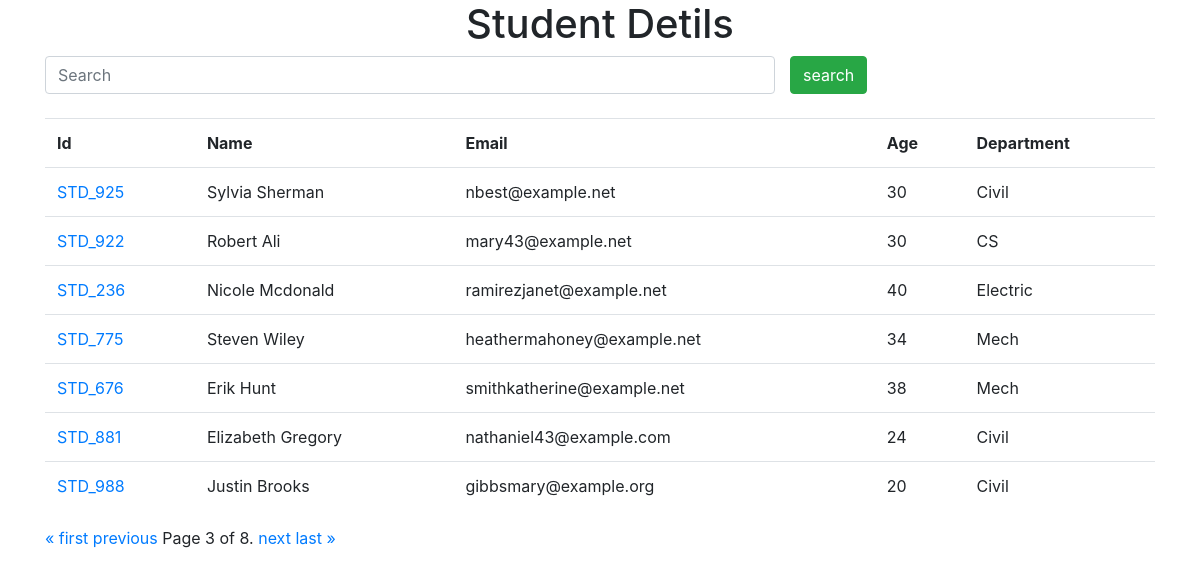
/?page=3, run on the app's committed database.
### myapp/models.py (models this page shows, shortened)
class Student(models.Model):
    department = models.ForeignKey(Department,on_delete=models.CASCADE)
    studentid = models.OneToOneField(StudentId,on_delete=models.CASCADE)
    name = models.CharField(max_length=50)
    email = models.CharField(max_length=100)
    age = models.IntegerField()

class StudentId(models.Model):
    student_id = models.CharField(max_length=50)
    def __str__(self) -> str:
        return self.student_id

class Department(models.Model):
    dept_name = models.CharField(max_length=50)
    def __str__(self) -> str:
        return self.dept_name

### myapp/views.py (the view)
# urls.py: path('',index,name="index"),
def index(request):
    studen_data = Student.objects.all()
    if request.GET.get('search'):
        s_data = request.GET.get('search')
        studen_data = Student.objects.filter(name__startswith=s_data)
    paginator = Paginator(studen_data, 7)
    page_number = request.GET.get("page")
    page_obj = paginator.get_page(page_number)
    return render(request,"index.html",{"sdata":page_obj})

### Templates/index.html (shortened to what this page needs)
<!DOCTYPE html>
<html lang="en">
<head>
  <link rel="stylesheet" href="https://cdn.jsdelivr.net/npm/bootstrap@4.4.1/dist/css/bootstrap.min.css"
 />
</head>
<body>
  <div class="container">
    <h1 align="center">Student Detils</h1>
    <form>
      <div class="row">
        <div class="col-md-8">
          <input type="text" name="search" class="form-control" placeholder="Search">
        </div>
        <input type="submit" value="search" class="btn btn-success">
      </div>
    </form>
    <br>
    <table class="table">
      <tr>
        <th>Id</th>
        <th>Name</th>
        <th>Email</th>
        <th>Age</th>
        <th>Department</th>
      </tr>
      {%for data in sdata%}
      <tr>
        <td><a href="marks/{{data.studentid}}">{{data.studentid}}</a></td>
        <td>{{data.name}}</td>
        <td>{{data.email}}</td>
        <td>{{data.age}}</td>
        <td>{{data.department}}</td>
      </tr>
      {%endfor%}
    </table>
    <div class="pagination">
      <span class="step-links">
        {% if sdata.has_previous %}
        <a href="?page=1">&laquo; first</a>
        <a href="?page={{ sdata.previous_page_number }}">previous</a>
        {% endif %}
        <span class="current">
          Page {{ sdata.number }} of {{ sdata.paginator.num_pages }}.
        </span>
        {% if sdata.has_next %}
        <a href="?page={{ sdata.next_page_number }}">next</a>
        <a href="?page={{ sdata.paginator.num_pages }}">last &raquo;</a>
        {% endif %}
      </span>
    </div>
  </div>
</body>
</html>

### data on the page
Student: studentid "STD_925", name "Sylvia Sherman", email "nbest@example.net", age "30", department "Civil"
Student: studentid "STD_922", name "Robert Ali", email "mary43@example.net", age "30", department "CS"
Student: studentid "STD_236", name "Nicole Mcdonald", email "ramirezjanet@example.net", age "40", department "Electric"
Student: studentid "STD_775", name "Steven Wiley", email "heathermahoney@example.net", age "34", department "Mech"
Student: studentid "STD_676", name "Erik Hunt", email "smithkatherine@example.net", age "38", department "Mech"
Student: studentid "STD_881", name "Elizabeth Gregory", email "nathaniel43@example.com", age "24", department "Civil"
Student: studentid "STD_988", name "Justin Brooks", email "gibbsmary@example.org", age "20", department "Civil"

### other printed values
{{ sdata.number }} "3"
{{ sdata.paginator.num_pages }} "8"
